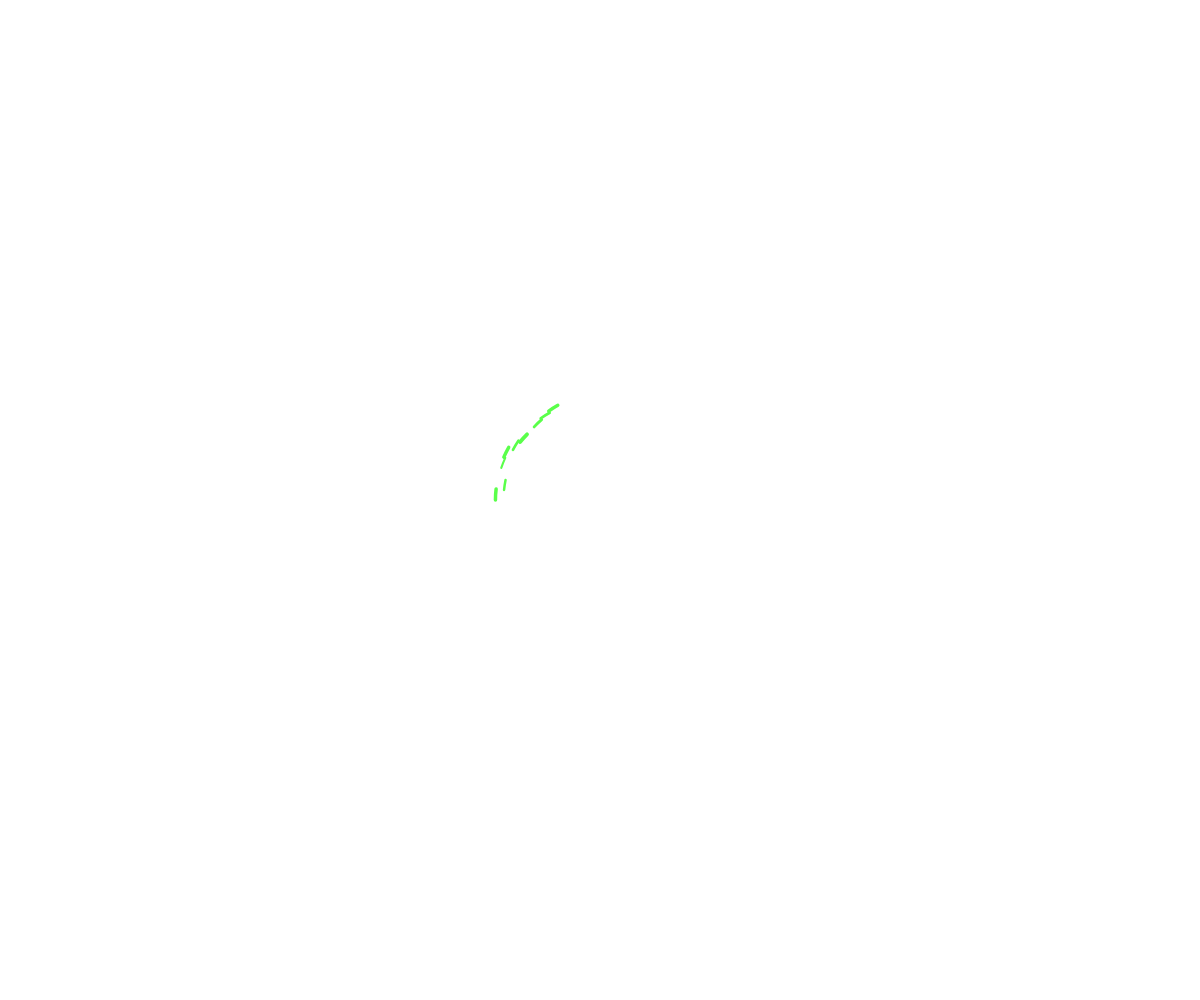
Frame 1 (no input)
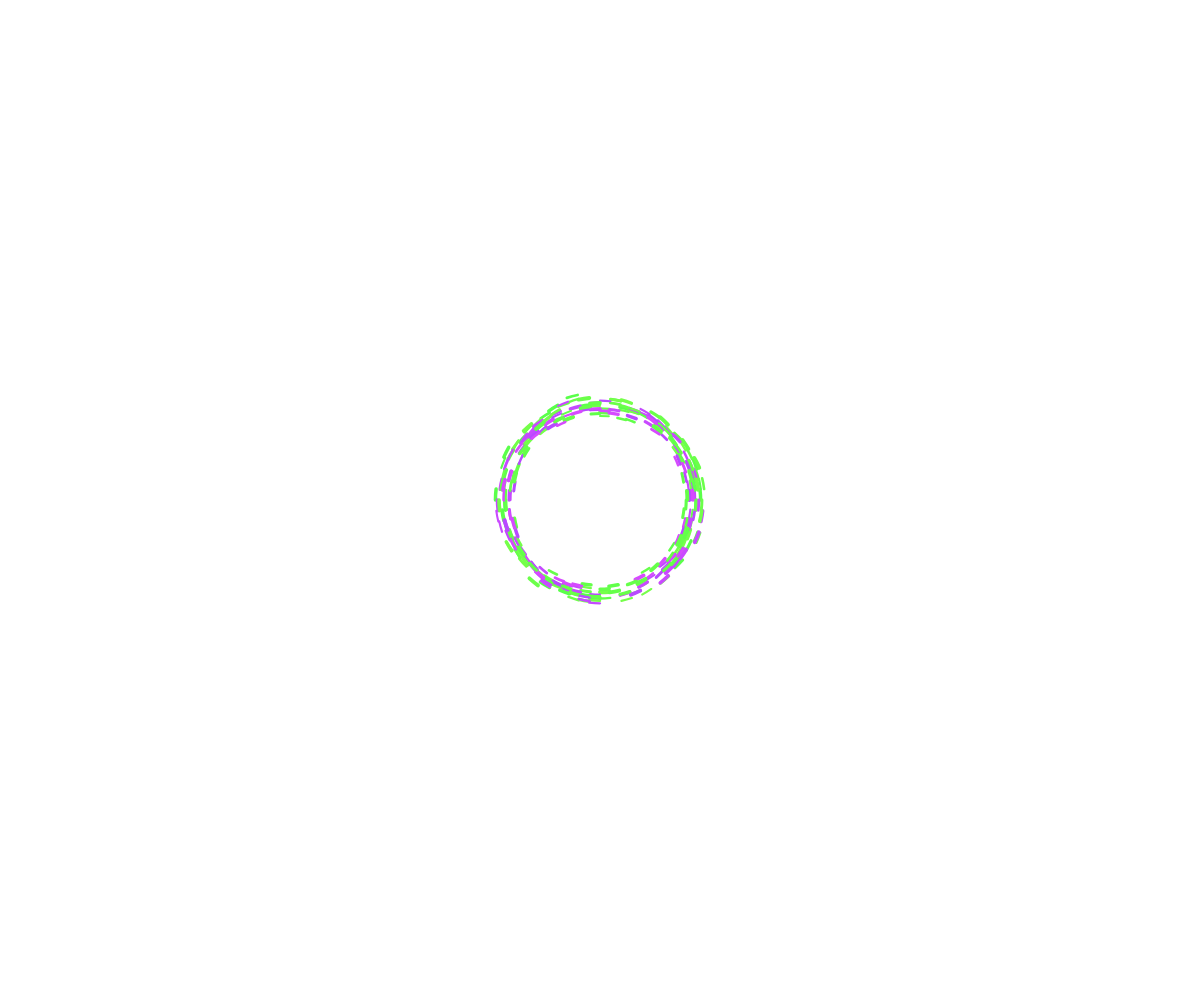
Frame 60 (no input)
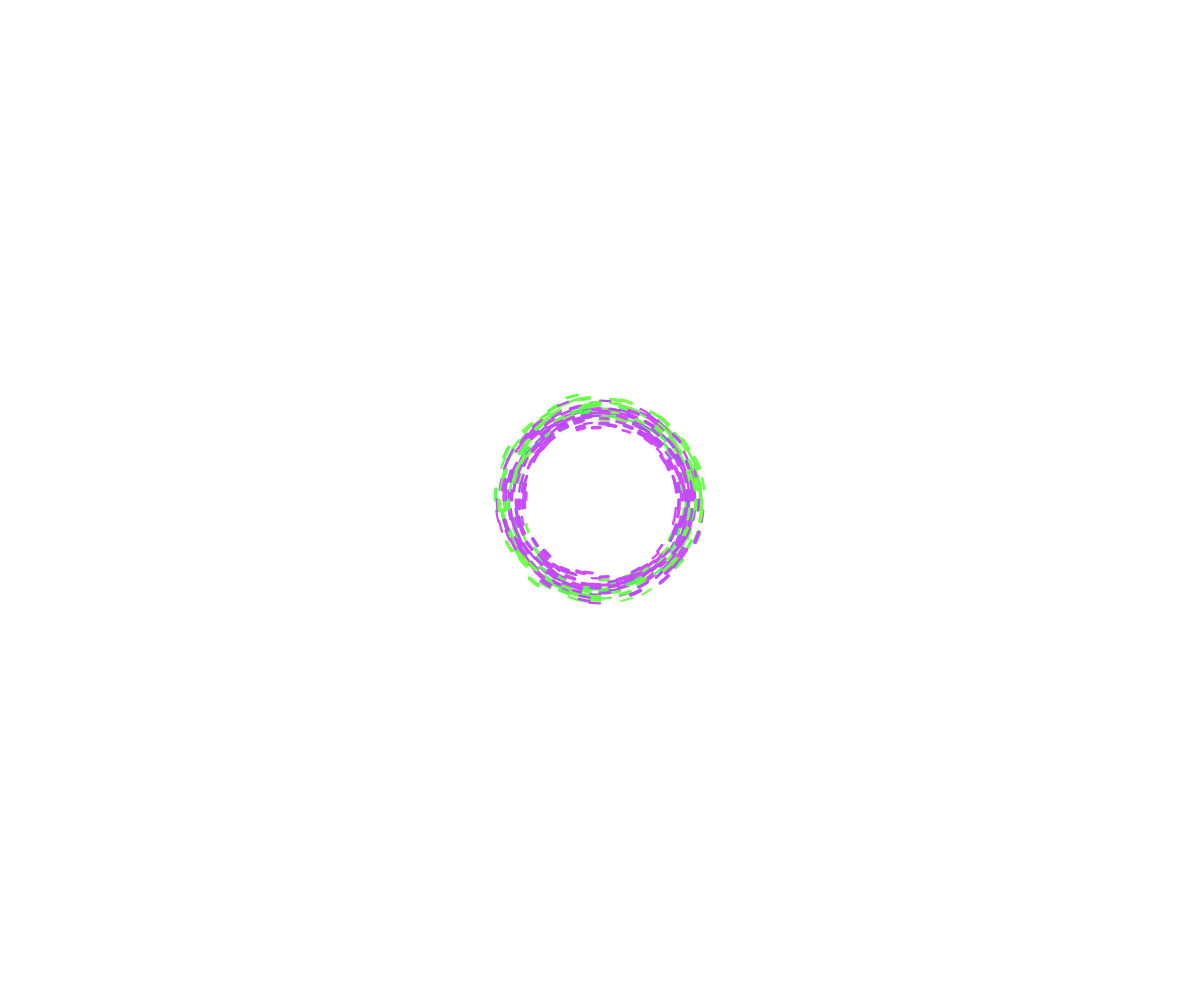
Frame 120 (the mouse pressed at the canvas centre since frame 60)

The p5.js sketch that drew these frames (run headless with seeded random() and noise() and a simulated clock; from frame 60 on, the mouse is pressed at the canvas centre):

// p5.js sketch
// ── sketch.js

let radius=200;
let step,angle;
let xoff=0;
let speedUp=10;
let A,B,C,D;
function setup() {
    createCanvas(windowWidth, windowHeight);
    noFill();
    step= TWO_PI /60;
    angle= -PI;
    strokeWeight(6);
    colorMode(HSB, 360);
    A=random(0,360);
    B=A+60;
    C=random(0,360);
    D=C+60;
   // background(51)
chooseColor();
}

function draw() {
    translate(width/2,height/2);
    for(let i=0;i<=speedUp;i++)
    if(radius>0){
        strokeWeight(random(2,4))
    xoff+=0.03;
    if(random()<0.5)
        arc(0,0,radius+random(-15,15),radius+random(-15,15),angle,angle+step);
    angle+=step;
    if(angle>PI){
chooseColor();
            angle= -PI;
            // step/=2;
            radius-=2;
    }
    }
}

function chooseColor(){
                if(noise(xoff)<0.5)
        stroke(map(noise(xoff),0,1,A,B),255,360);
    else stroke(map(noise(xoff),0,1,C,D),255,360)
}
